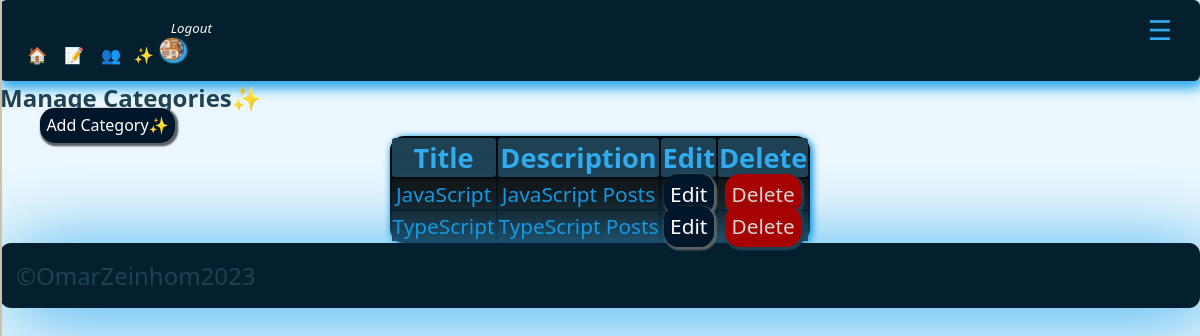
Page /adminpanel/manage_categories.php (signed in) on the committed database.
### tables this page shows
CREATE TABLE `users` (
  `id` int(11) UNSIGNED NOT NULL,
  `firstname` varchar(50) NOT NULL,
  `lastname` varchar(50) NOT NULL,
  `username` varchar(50) NOT NULL,
  `email` varchar(100) NOT NULL,
  `password` varchar(255) NOT NULL,
  `avatar` varchar(255) NOT NULL,
  `is_admin` tinyint(1) NOT NULL
);

CREATE TABLE `categories` (
  `id` int(11) UNSIGNED NOT NULL,
  `title` varchar(50) NOT NULL,
  `description` text NOT NULL
);

### adminpanel/manage_categories.php (the view, shortened to what this page needs)
<?php
$page__title = 'Manage Categories✨';
include('./partials/sidenav/sidenav.php');
$query = "SELECT * FROM categories ORDER BY title";
$categories = mysqli_query($connect__db, $query);
?>
<section class="app_section-form" style="overflow: x-auto; margin: auto; max-width: 1700px; width:100%; height:100%;">
    <h1><?php echo $page__title; ?></h1>
    <?php
    if (isset($_SESSION['user_is_admin'])) : ?>
    <ul>
        <li class='app__sidenav-item'><a href="<?= ADMIN_URL ?>add_category.php" class="app__link-btn">Add
                Category✨</a>
        </li>
    </ul>
    <?php if (mysqli_num_rows($categories) > 0) : ?>
    <div class="container" style="overflow: x-auto;">
        <table class="app__table">
            <thead class="app__thead">
                <tr clas="app__tr">
                    <th class="app_th">Title</th>
                    <th class="app_th">Description</th>
                    <th class="app_th">Edit</th>
                    <th class="app_th">Delete</th>
                </tr>
            </thead>
            <tbody class="app__tbody">
                <?php while ($category = mysqli_fetch_assoc($categories)) : ?>
                <tr clas="app__tr">
                    <td class="app__td"><?= $category['title']  ?></td>
                    <td class="app__td"><?= $category['description'] ?? null ?></td>
                    <td class="app__td"><a href="<?= ADMIN_URL ?>edit_category.php?id=<?= $category['id'] ?>"
                            class="app__link-btn">Edit</a></td>
                    <td class="app__td"><a href="<?= ADMIN_URL ?>delete_category.php?id=<?= $category['id'] ?>"
                            class="app__alert-btn-sm">Delete</a>
                    </td>
                </tr>
                <?php endwhile; ?>
            </tbody>
        </table>
    </div>
    <?php endif; ?>
    <?php endif; ?>
</section>
<?php
include('./partials/footer/footer.php');
?>

### adminpanel/partials/nav/nav.php (shortened to what this page needs)
<?php
include('./partials/header/header.php');
if (isset($_SESSION['user-id'])) {
    $id = filter_var($_SESSION['user-id'], FILTER_SANITIZE_NUMBER_INT);
    $query = "SELECT avatar from users WHERE id=$id";
    $result = mysqli_query($connect__db, $query);
    $avatar = mysqli_fetch_assoc($result);
}
?>
<div class="app__sidenav-closed">
    <li class='app__sidenav-item'><a href="<?= ADMIN_URL ?>dashboard.php" class="app__sidenav-itemLink"> 🏠</a></li>
    <li class='app__sidenav-item'><a href="<?= ADMIN_URL ?>manage_posts.php" class="app__sidenav-itemLink">📝</a>
    </li>
    <?php
    if (isset($_SESSION['user_is_admin'])) : ?>
    <li class='app__sidenav-item'><a href="<?= ADMIN_URL ?>manage_users.php" class="app__sidenav-itemLink">👥</a>
    <li class='app__sidenav-item'><a href="<?= ADMIN_URL  ?>manage_categories.php" class="app__sidenav-itemLink">✨</a>
    </li>
    <?php endif; ?>
    <?php if (isset($_SESSION['user-id'])) : ?>
    <li class='app__sidenav-item'>
        <a href="<?= ROOT_URL ?>logout.php" class="app__sidenav-itemLink"><small>
                <i> Logout</i>
            </small>
            <img alt="avatar" class="app__admin__nav-avatar" loading="lazy"
                src="<?= ROOT_URL . 'images/' . $avatar['avatar'] ?>" />
        </a>
    </li>
    <?php else : ?>
    <li class='app__sidenav-item'><a href="<?= ROOT_URL ?>login.php" class="app__sidenav-itemLink">🚪</a>
    </li>
    <?php endif; ?>
</div>

### global/styles/css/adminstyles.css (style rules this page uses)
.app__admin__nav-avatar { border-radius: 90%; max-width: 1.5rem; max-height: 1.4rem; width: 100%; height: 100%; -o-object-fit: cover; object-fit: cover; background-color: black; box-shadow: 0.1rem 0.1rem 0.1rem 0.1rem var(--color-primary); }
.app__sidenav-closed { top: 0; background-color: var(--color-blackpearl); padding: 1rem 1rem 1rem 1rem; box-shadow: 0.1rem 0.4rem 0.7rem 0.1rem var(--color-primary); width: 100%; max-width: 100%; border-radius: 0.4rem; height: 100%; }
.app__sidenav-item { display: inline-block; }
.app__sidenav-itemLink { text-decoration: none; transition: 0.3s all ease-in-out; color: whitesmoke; padding: 0.1rem 0.1rem 0.3rem 0.7rem; transition: 0.3s ease-in-out; }
* { box-sizing: border-box; }
.container { width: 100%; height: 100%; max-width: -webkit-fit-content; max-width: -moz-fit-content; max-width: fit-content; max-height: -webkit-fit-content; max-height: -moz-fit-content; max-height: fit-content; }
.app__table { background-color: var(--color-dark-pearl); text-align: center; box-shadow: 0.1rem 0.1rem 0.4rem 0.1rem var(--color-cerulean); border-radius: 0.9rem; width: 100%; height: 100%; font-size: 1.7rem; }
.app_th { background-color: var(--color-primary-dark); border-radius: 0.2rem; font-size: rem; color: var(--color-primary); }
.app__tbody { background-color: var(--color-darkest-gray); color: var(--color-cerulean); padding: 1rem 1rem 1rem 1rem; }
.app__td { font-size: 1.3rem; }
.app__link-btn { text-decoration: none; color: var(--color-white); transition: 0.3s ease-in all; box-shadow: 0.1rem 0.1rem 0.1rem 0.1rem var(--color-dark-gray); border-radius: 0.9rem; padding: 0.4rem 0.4rem 0.4rem 0.4rem; background-color: var(--color-dark-navyblue); }
.app__alert-btn-sm { text-decoration: none; color: var(--color-lightest-gray); background-color: var(--color-red); transition: 0.3s ease-in all; box-shadow: 0.1rem 0.1rem 0.1rem 0.1rem var(--color-primary-dark); border-radius: 0.9rem; padding: 0.4rem 0.4rem 0.4rem 0.4rem; }
:root { --color-primary: #31abed; --color-alternative: #08405e; --color-primary-dark: #1e4154; --color-bgprimary: #053d57; --color-bgwhitefoam: #ecf7fd; --color-blackpearl: #04202f; --color-tiber: #052638; --color-tarawera: #08405e; --color-greenblue: #0e6da0; --color-cerulean: #1499e1; --color-pictonblue: #31abed; --color-malibu: #72c6f3; --color-sail: #b4e0f8; --color-selago: #f6fbfe; --color-black: black; --color-medium-gray: #7d8184; --color-dark-gray: #5e6164; --color-darkest-gray: #111111; --color-light-gray: #a9a9a9; --color-lightest-gray: #d3d3d3; --color-dark-pearl: #00070e; --color-dark-navyblue: #00162a; --color-white: #ffffff; --color-red: #a80101; --color-dark-red: #700000; --transition-slow: all 3s ease-in-out; --transition-medium: all 1.5s ease-in-out; --transition-fast: all 0.3s ease-in-out; }
* { margin: auto; }
html { height: 100%; width: 100%; }
body { background-color: var(--color-bgwhitefoam); color: var(--color-primary-dark); font-family: system-ui, -apple-system, BlinkMacSystemFont, "Segoe UI", Roboto, Oxygen, Ubuntu, Cantarell, "Open Sans", "Helvetica Neue", sans-serif; width: 100%; }
section { height: 100%; max-height: 100vh; width: 100%; }
a { color: #ffffff; }
.container { width: 100%; height: 100%; }

### rows in the picture
users: avatar (picture)
categories: title "JavaScript", description "JavaScript Posts"
categories: title "TypeScript", description "TypeScript Posts"

### other values in the picture
$page__title "Manage Categories✨"
